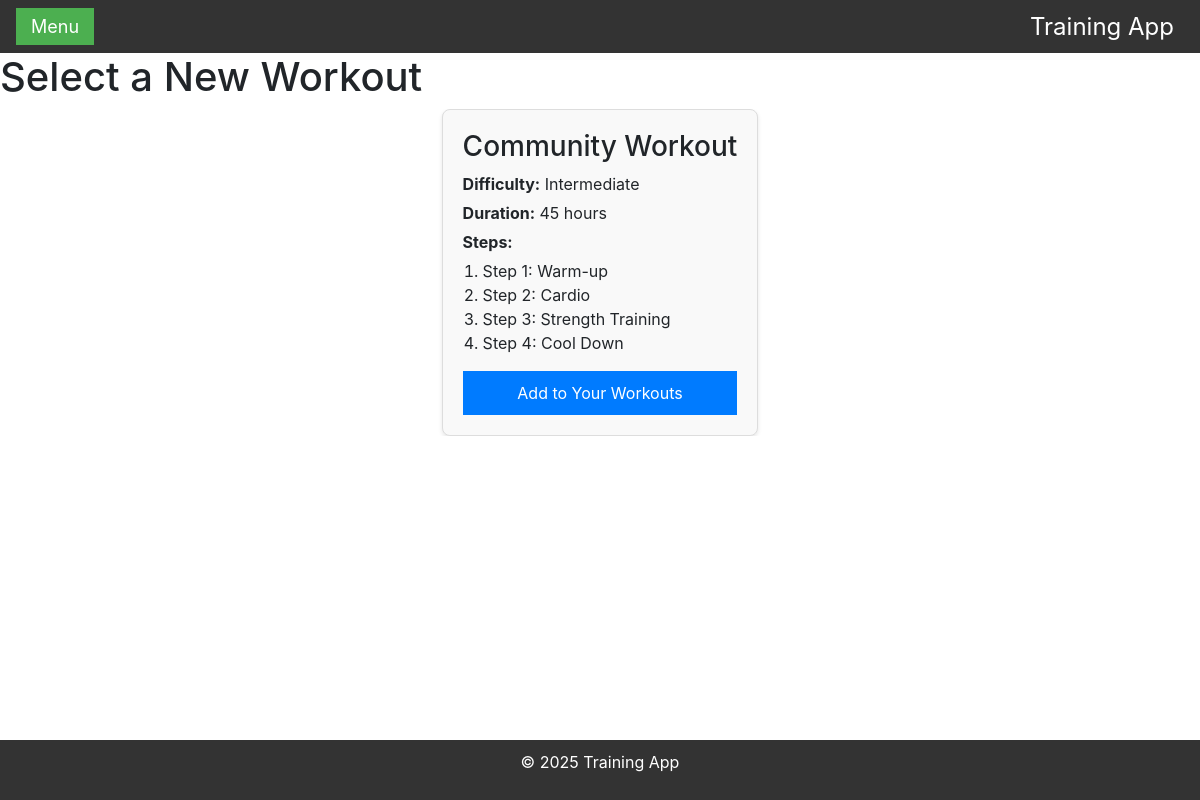
Before: /new_workout/ (signed in) with the older database file.
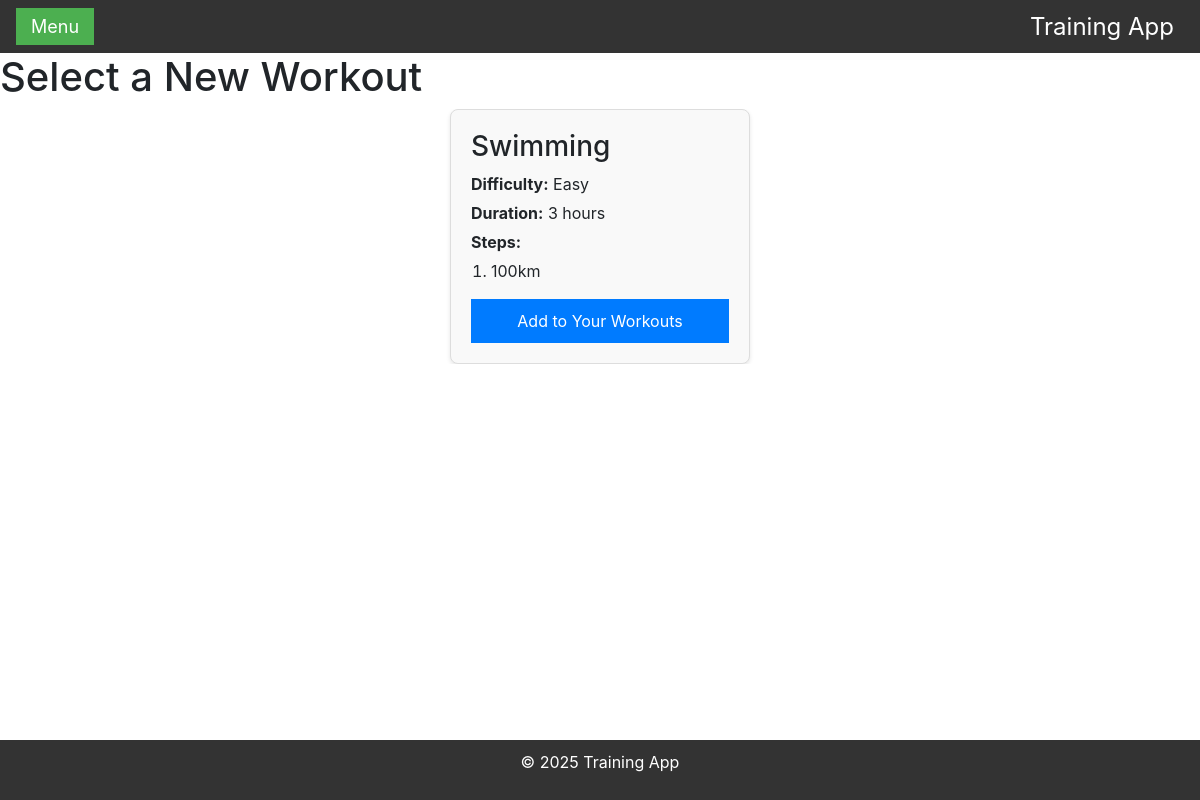
After: the same page with the newer database file.
### training/models.py (models this page shows, shortened)
class Workout(models.Model):
    title = models.CharField(max_length=255)  # Pole tekstowe na tytuł treningu
    difficulty = models.CharField(max_length=50)  # Pole tekstowe na poziom trudności
    duration = models.IntegerField()  # Pole liczbowe na czas trwania treningu (w minutach)
    steps = models.TextField()  # Pole tekstowe na kroki/etapy treningu
    is_admin = models.BooleanField(default=False)  # Pole logiczne wskazujące, czy trening został stworzony przez administratora
    created_by = models.ForeignKey(User, on_delete=models.CASCADE, null=True, blank=True)
    created_at = models.DateTimeField(auto_now_add=True)  # Automatyczne ustawienie daty i czasu utworzenia
    achievement = models.ForeignKey(Achievement, on_delete=models.SET_NULL, null=True, blank=True)

### training/views.py (the view)
# urls.py: path('new_workout/', views.select_new_workout, name='new_workout'),  # Wyświetlanie dostępnych nowych treningów
@login_required
def select_new_workout(request):
    user_workouts = Workout.objects.filter(
        is_admin=False,  # Filtruje treningi niebędące administracyjnymi
        created_by__isnull=False,  # Wyklucza treningi bez przypisanego twórcy
        created_by__is_active=True  # Uwzględnia tylko aktywnych użytkowników
    ).exclude(
        id__in=UserWorkout.objects.filter(user=request.user).values_list('workout_id', flat=True)  # Wyklucza treningi już dodane do użytkownika
    )
    admin_workouts = Workout.objects.filter(
        is_admin=True,  # Filtruje treningi administracyjne
        created_by__isnull=True  # Uwzględnia tylko treningi bez twórcy (globalne)
    )
    special_workouts = Workout.objects.filter(is_admin=True)  # Pobiera wszystkie treningi administracyjne
    user_workout_ids = UserWorkout.objects.filter(user=request.user).values_list('workout_id', flat=True)  # Pobiera ID treningów użytkownika
    context = {
        'user_workouts': user_workouts,
        'admin_workouts': admin_workouts,
        'special_workouts': special_workouts,
        'user_workout_ids': user_workout_ids,
    }
    return render(request, 'training/select_new_workout.html', context)  # Renderuje stronę z nowymi treningami

### training/templates/training/select_new_workout.html (shortened to what this page needs)
{% extends 'training/base.html' %}
{% block content %}
<h1>Select a New Workout</h1>
<div id="special-workouts" class="workouts-container">
    {% for workout in special_workouts %}
        <div class="workout-item">
            <h3>{{ workout.title }}</h3>
            <p><strong>Difficulty:</strong> {{ workout.difficulty }}</p>
            <p><strong>Duration:</strong> {{ workout.duration }} hours</p>
            <p><strong>Steps:</strong></p>
            <ol>
                {% for step in workout.steps.splitlines %}
                    <li>{{ step }}</li>
                {% endfor %}
            </ol>
            {% if workout.id not in user_workout_ids %}
                <button onclick="addToYourWorkouts({{ workout.id }})">Add to Your Workouts</button>
            {% endif %}
        </div>
    {% endfor %}
</div>
{% endblock %}

### training/templates/training/base.html (shortened to what this page needs)
<!DOCTYPE html>
<html>
<head>
    <link rel="stylesheet" href="https://stackpath.bootstrapcdn.com/bootstrap/4.5.2/css/bootstrap.min.css">
</head>
<body>
    {% load static %}
    <div class="navbar">
        <button class="menu-btn" onclick="openSidebar()">Menu</button>
        <div class="title">Training App</div>
    </div>
    <main>
        {% block content %}{% endblock %}
    </main>
    <footer>
        <p>&copy; 2025 Training App</p>
    </footer>
</body>
</html>

### training/templates/training/base.html (style rules this page uses)
body { font-family: Arial, sans-serif; margin: 0; padding: 0; box-sizing: border-box; }
.navbar { display: flex; align-items: center; background-color: #333; padding: 10px; }
.navbar .title { color: white; font-size: 24px; text-decoration: none; margin: 0 10px; }
.navbar .menu-btn { background-color: #4CAF50; color: white; border: none; padding: 5px 15px; cursor: pointer; font-size: 18px; left: 10px; width: auto; }
button { width: 100%; padding: 10px; background-color: #007bff; color: #fff; border: none; border-radius: 4px; cursor: pointer; }
footer { text-align: center; padding: 10px; background-color: #333; color: white; position: fixed; width: 100%; bottom: 0; }

### training/templates/training/select_new_workout.html (style rules this page uses)
.workouts-container { display: flex; flex-wrap: nowrap; gap: 20px; justify-content: center; overflow-x: auto; }
.workout-item { background-color: #f9f9f9; border: 1px solid #ddd; border-radius: 8px; padding: 20px; min-width: 300px; box-shadow: 0 2px 4px rgba(0, 0, 0, 0.1); }
.workout-item h3 { margin-top: 0; }
.workout-item p { margin: 5px 0; }
.workout-item ol { padding-left: 20px; }

Changed rows visible on the page:
removed Workout: title "Community Workout", difficulty "Intermediate", duration "45", splitlines "Step 1: Warm-up" "Step 2: Cardio" "Step 3: Strength Training" "Step 4: Cool Down"
added Workout: title "Swimming", difficulty "Easy", duration "3", splitlines "100km"
